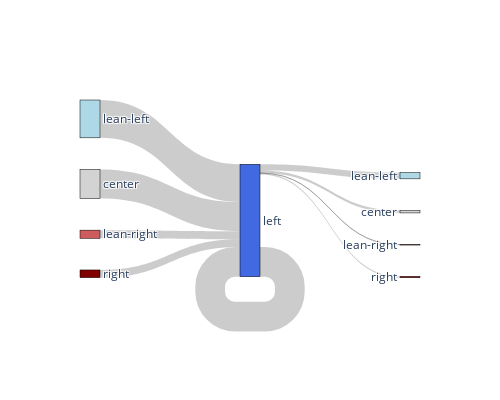
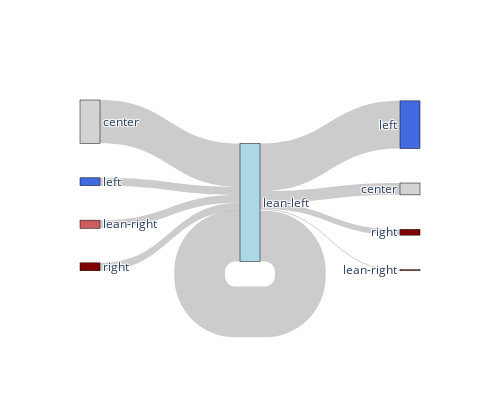
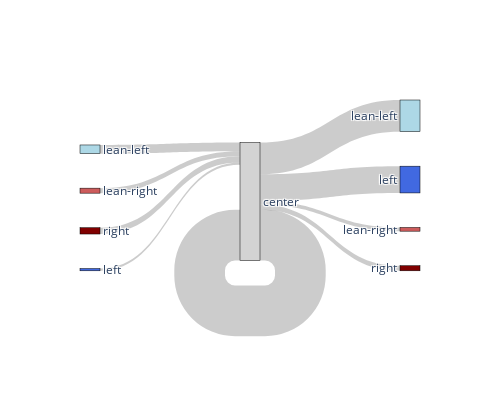
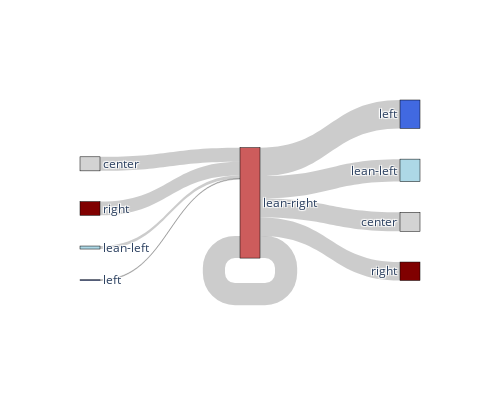

Notebook code cell kept with these figures, in order:
### Markdown cell above
The topics of the videos are diverse. An example is how often _LGBTQ_ is part of the video titles.

### Code cell
# Sankey Charts
import plotly.graph_objects as go

sankey_data = {
    'left': {'left': 0, 'lean-left': 0, 'center': 0, 'lean-right': 0, 'right': 0},
    'lean-left': {'left': 0, 'lean-left': 0, 'center': 0, 'lean-right': 0, 'right': 0},
    'center': {'left': 0, 'lean-left': 0, 'center': 0, 'lean-right': 0, 'right': 0},
    'lean-right': {'left': 0, 'lean-left': 0, 'center': 0, 'lean-right': 0, 'right': 0},
    'right': {'left': 0, 'lean-left': 0, 'center': 0, 'lean-right': 0, 'right': 0}
}

for channel in recommendation_bias.keys():
    channel_bias = bias_repo.get_bias(channel)
    for video in recommendation_bias[channel]:
        for recommendation in recommendation_bias[channel][video]:
            video_recommendation_bias = bias_repo.get_bias(recommendation['channel_id'])
            if video_recommendation_bias is not None:
                sankey_data[channel_bias][video_recommendation_bias] += 1


values = [sankey_data['left']['left'], sankey_data['left']['lean-left'], sankey_data['left']['center'], sankey_data['left']['lean-right'], sankey_data['left']['right'],
          sankey_data['lean-left']['left'], sankey_data['lean-left']['lean-left'], sankey_data['lean-left']['center'], sankey_data['lean-left']['lean-right'], sankey_data['lean-left']['right'],
          sankey_data['center']['left'], sankey_data['center']['lean-left'], sankey_data['center']['center'], sankey_data['center']['lean-right'], sankey_data['center']['right'],
          sankey_data['lean-right']['left'], sankey_data['lean-right']['lean-left'], sankey_data['lean-right']['center'], sankey_data['lean-right']['lean-right'], sankey_data['lean-right']['right'],
          sankey_data['right']['left'], sankey_data['right']['lean-left'], sankey_data['right']['center'], sankey_data['right']['lean-right'], sankey_data['right']['right']]

# Do a Sankey plot of biases separately
def plot_sankey_diagram(bias, recommendation_bias):
    """
    Plot a Sankey diagram for the given bias data.
    """
    other_biases = ['left', 'lean-left', 'center', 'lean-right', 'right']
    other_biases.remove(bias)
    labels = other_biases + [bias] + other_biases
    source = [0, 1, 2, 3, 4, 4, 4, 4, 4]
    target = [4, 4, 4, 4, 4, 5, 6, 7, 8]
    values = [recommendation_bias[other_bias][bias] for other_bias in other_biases] + [recommendation_bias[bias][bias]] + [recommendation_bias[bias][other_bias] for other_bias in other_biases]
    fig = go.Figure(data=[go.Sankey(
        node=dict(
            thickness=20,
            line=dict(color="black", width=0.5),
            label=labels,
            color=[get_bias_color(b) for b in labels],
            pad=15
        ),
        link=dict(
            source=source,
            target=target,
            value=values
        ))])
    fig.update_layout(width=500, height=400)
    fig.show()

for bias in ['left', 'lean-left', 'center', 'lean-right', 'right']:
    plot_sankey_diagram(bias, sankey_data)

### Figure 1 — Plotly figure (JSON) as saved in the notebook; plotly's stock layout.template omitted (floating-point values rounded to 4 significant figures)
{"data": [{"link": {"source": [0, 1, 2, 3, 4, 4, 4, 4, 4], "target": [4, 4, 4, 4, 4, 5, 6, 7, 8], "value": [65273, 50117, 14098, 13273, 51269, 10756, 4202, 346, 2143]}, "node": {"color": ["lightblue", "lightgrey", "indianred", "maroon", "royalblue", "lightblue", "lightgrey", "indianred", "maroon"], "label": ["lean-left", "center", "lean-right", "right", "left", "lean-left", "center", "lean-right", "right"], "line": {"color": "black", "width": 0.5}, "pad": 15, "thickness": 20}, "type": "sankey"}], "layout": {"height": 400, "width": 500}}

### Figure 2 — Plotly figure (JSON) as saved in the notebook; plotly's stock layout.template omitted (floating-point values rounded to 4 significant figures)
{"data": [{"link": {"source": [0, 1, 2, 3, 4, 4, 4, 4, 4], "target": [4, 4, 4, 4, 4, 5, 6, 7, 8], "value": [10756, 59289, 11170, 10879, 69580, 65273, 16229, 1490, 7905]}, "node": {"color": ["royalblue", "lightgrey", "indianred", "maroon", "lightblue", "royalblue", "lightgrey", "indianred", "maroon"], "label": ["left", "center", "lean-right", "right", "lean-left", "left", "center", "lean-right", "right"], "line": {"color": "black", "width": 0.5}, "pad": 15, "thickness": 20}, "type": "sankey"}], "layout": {"height": 400, "width": 500}}

### Figure 3 — Plotly figure (JSON) as saved in the notebook; plotly's stock layout.template omitted (floating-point values rounded to 4 significant figures)
{"data": [{"link": {"source": [0, 1, 2, 3, 4, 4, 4, 4, 4], "target": [4, 4, 4, 4, 4, 5, 6, 7, 8], "value": [4202, 16229, 9403, 11841, 94994, 50117, 59289, 6983, 9516]}, "node": {"color": ["royalblue", "lightblue", "indianred", "maroon", "lightgrey", "royalblue", "lightblue", "indianred", "maroon"], "label": ["left", "lean-left", "lean-right", "right", "center", "left", "lean-left", "lean-right", "right"], "line": {"color": "black", "width": 0.5}, "pad": 15, "thickness": 20}, "type": "sankey"}], "layout": {"height": 400, "width": 500}}

### Figure 4 — Plotly figure (JSON) as saved in the notebook; plotly's stock layout.template omitted (floating-point values rounded to 4 significant figures)
{"data": [{"link": {"source": [0, 1, 2, 3, 4, 4, 4, 4, 4], "target": [4, 4, 4, 4, 4, 5, 6, 7, 8], "value": [346, 1490, 6983, 6798, 11012, 14098, 11170, 9403, 9152]}, "node": {"color": ["royalblue", "lightblue", "lightgrey", "maroon", "indianred", "royalblue", "lightblue", "lightgrey", "maroon"], "label": ["left", "lean-left", "center", "right", "lean-right", "left", "lean-left", "center", "right"], "line": {"color": "black", "width": 0.5}, "pad": 15, "thickness": 20}, "type": "sankey"}], "layout": {"height": 400, "width": 500}}
